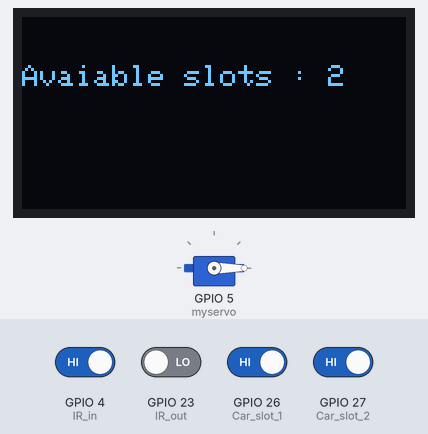
Bench run of a sketch on a simulated ESP32. Shown: servo, 128×64 one-colour display. The inputs (shaded band) are chosen by the test bench; at power-on: GPIO 4 (IR_in), GPIO 26 (Car_slot_1), GPIO 27 (Car_slot_2) HIGH, GPIO 23 (IR_out) LOW. WiFi joins after 1.5 s; servers stay silent unless stated; what the sketch prints to the serial monitor is not drawn.

Above: at 2.7 s.
2.8 s: GPIO 26 (Car_slot_1) driven LOW
At 5.0 s:
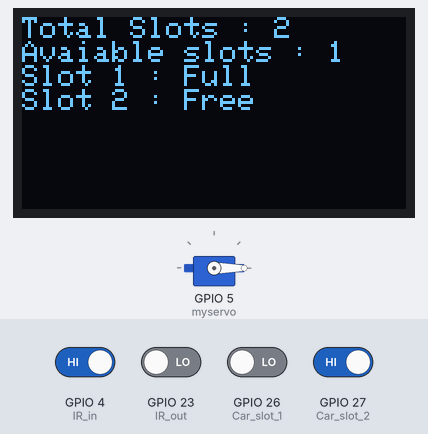
5.7 s: GPIO 27 (Car_slot_2) driven LOW
At 7.7 s:
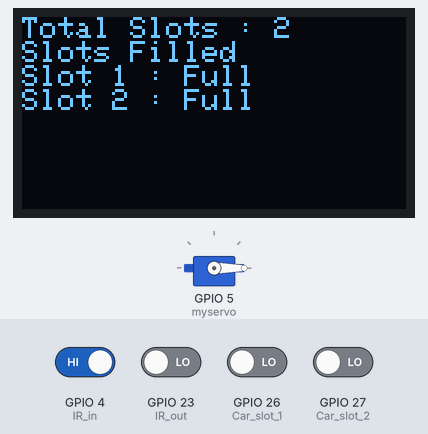
8.3 s: GPIO 26 (Car_slot_1) driven HIGH
At 8.8 s:
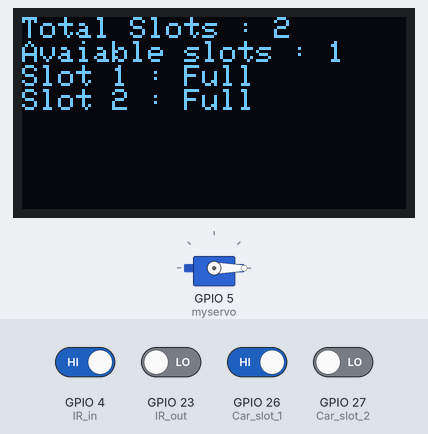
11.3 s: GPIO 27 (Car_slot_2) driven HIGH
At 13.5 s:
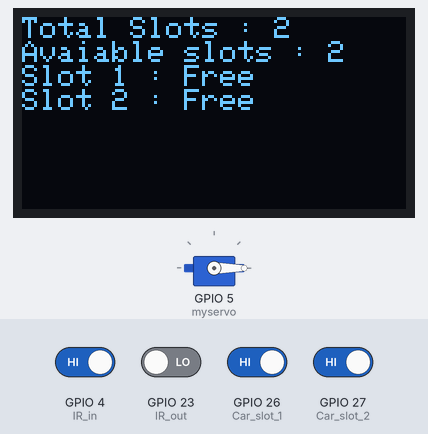
13.9 s: GPIO 23 (IR_out) driven HIGH
At 16.2 s:
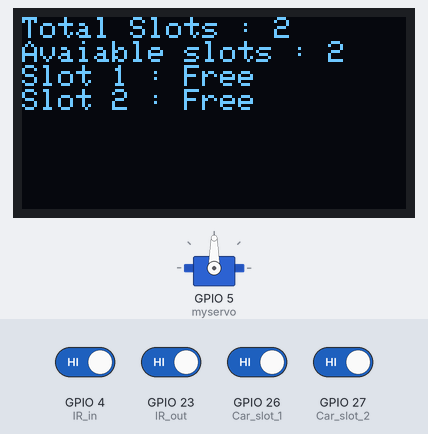
16.6 s: GPIO 27 (Car_slot_2) driven LOW
At 17.4 s:
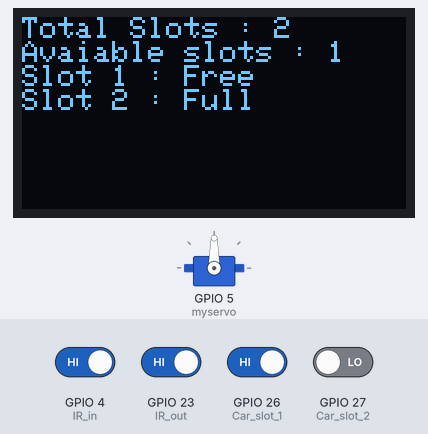
Timing chart, 0 to 19.5 s (numbered marks = the images above; inputs shaded):
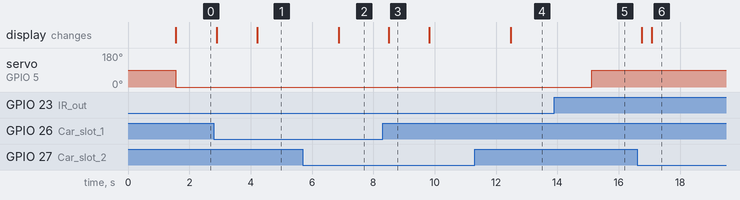

The sketch:

demo.ino
```cpp
#include <ESP32Servo.h>
#include <SPI.h>
#include <Wire.h>
#include <Adafruit_GFX.h>
#include <Adafruit_SH1106.h>

//################## FIREBASE ###################################

#include<WiFi.h>;
#include<Firebase_ESP_Client.h>;
#include "addons/TokenHelper.H";
#include "addons/RTDBHelper.H";

#define WIFI_SSID "Sathappan_lap"
#define WIFI_PASSWORD "12345678"
#define API_KEY "AIzaSyB5bJqmsRRqf5OQpTGBtNFFhcrjGBXTEb4"
#define DATABASE_URL "https://smartparking-d872f-default-rtdb.firebaseio.com/"

FirebaseData fbdo;
FirebaseAuth auth;
FirebaseConfig config;

unsigned long sendDataPrevMillis = 0;
bool singupOK = false;
// #######################################################################################

#define OLED_SDA 22
#define OLED_SCL 21

Adafruit_SH1106 display(22, 21);
Servo myservo;
int pos = 0,IR_in = 4,IR_out = 23,Car_slot_1 = 26,Car_slot_2 = 27;    // variable to store the servo position

void setup() {
  Serial.begin(9600);

//##################################################################################
  WiFi.begin(WIFI_SSID,WIFI_PASSWORD);
  Serial.print("Connecting to WiFi :");
  while(WiFi.status()!= WL_CONNECTED){
    Serial.print(" Not connetcted with a WIFI");
    delay(300);
  }
  Serial.println();Serial.print("Connetcted with WIFI");
  Serial.println(WiFi.localIP());
  Serial.println();
  config.api_key = API_KEY;
  config.database_url = DATABASE_URL;
  if(Firebase.signUp(&config, &auth, "", "")){
    Serial.print("Singup OK");
    singupOK = true;
  }
  else{
    Serial.printf("%s\n",config.signer.signupError.message.c_str());
  }
  config.token_status_callback = tokenStatusCallback;
  Firebase.begin(&config,&auth);
  Firebase.reconnectWiFi(true);
//##################################################################################

  pinMode(IR_in,INPUT);
  pinMode(IR_out,INPUT);
  pinMode(Car_slot_2,INPUT);
  pinMode(Car_slot_1,INPUT);
  myservo.attach(5);
  myservo.write(90);

  display.begin(SH1106_SWITCHCAPVCC, 0x3C);
  display.println("IOT");
  display.println("Parking Slot");
  display.clearDisplay();
  }


void loop() {
  // to check avaiable slot
  if ((digitalRead(Car_slot_1)==0) and (digitalRead(Car_slot_2)==0)){
      display.println("Slots Filled");
  }
  else if (((digitalRead(Car_slot_1)==0) or (digitalRead(Car_slot_2)==0))){
    display.println("Avaiable slots : 1");
  }
  else{
    display.println("Avaiable slots : 2");
  }
  display.display();
  // delay(2000);
  display.clearDisplay();

// to open servo
  if ((digitalRead(IR_in)==0) or (digitalRead(IR_out)==0))
  {
    if ((digitalRead(Car_slot_1)==0) and (digitalRead(Car_slot_2)==0)) // 0 1 open 1 0 open 11 close
    {
      Serial.println("car parking full");
    }
    else
    {
      Serial.println("car parking free");
      myservo.write(0);
      delay(1000);
      Serial.println("Object Detected in");
    }
  }
  else
  {
    Serial.println("Object not Detected");
    myservo.write(90);
  }

// pirticular slot
  if (digitalRead(Car_slot_1)==0){
      display.println("Slot 1 : Full");
  }
  else{
    display.println("Slot 1 : Free");
  }
  if (digitalRead(Car_slot_2)==0){
      display.println("Slot 2 : Full");
  }
  else{
    display.println("Slot 2 : Free");
  }
//###############################################################################
  int carslot[2]={Car_slot_1,Car_slot_2};
  char path[][20]={"Parking/Slot_One","Parking/Slot_Two"};

  for (int I=0;I<2;I++)
  {if(Firebase.ready() && singupOK){
      int park = digitalRead(carslot[I]);
      char park_str[][15] = {"Not Available","Available"};

      if(Firebase.RTDB.setString(&fbdo,path[I],park_str[park])){
        Serial.println();
        Serial.print(park);
        Serial.print("Successfully save to: " + fbdo.dataPath());
        Serial.print("(" + fbdo.dataType() + ")");
      }
      else{
        Serial.println("Failed: "+fbdo.errorReason());
      }
    }
  }
//###############################################################################
  display.setTextSize(2);
  display.setTextColor(WHITE);
  display.setCursor(0,0);
  display.setTextSize(1.95);
  display.println("Total Slots : 2");
}
```

Measured:
- after the input at 5.7 s, the display: changes after 1.2 s (image 2)
- after the input at 8.3 s, the display: changes after 0.20 s (image 3)
- after the input at 11.3 s, the display: changes after 1.2 s (image 4)
- after the input at 13.9 s, servo on GPIO 5 (myservo): 0° → 90° after 1.2 s
- after the input at 16.6 s, the display: first changes after 0.16 s (image 6 shows a later state)
- what the display in image 3 shows lasts 1.3 s, from 8.5 s to 9.8 s
